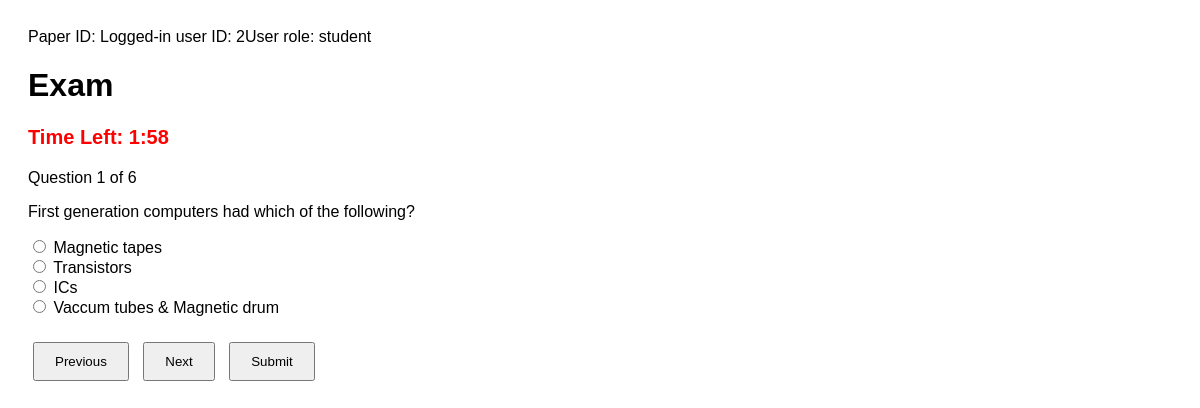
The page /Student_Allpage/exam.php?paper_id=2 (signed in) on the database its author committed.
### tables this page shows
CREATE TABLE `exam_questions` (
  `question_id` int(11) NOT NULL,
  `paper_id` int(11) DEFAULT NULL,
  `question` text NOT NULL,
  `option1` varchar(255) NOT NULL,
  `option2` varchar(255) NOT NULL,
  `option3` varchar(255) NOT NULL,
  `option4` varchar(255) NOT NULL,
  `correct_answer` varchar(255) NOT NULL
);

### Student_Allpage/exam.php (the view, shortened to what this page needs)
<?php
echo "Logged-in user ID: " . $_SESSION['user_id'];
echo "User role: " . $_SESSION['role'];
include '../config.php';
$paper_id = isset($_GET['paper_id']) ? intval($_GET['paper_id']) : 0;
$questions_query = "SELECT * FROM exam_questions WHERE paper_id = '$paper_id'";
$questions_result = mysqli_query($conn, $questions_query);
$questions = [];
while ($row = mysqli_fetch_assoc($questions_result)) {
    $questions[] = $row;
}
$total_questions = count($questions);
?>
<!DOCTYPE html>
<html lang="en">
<head>
</head>
<body>
    <h1>Exam</h1>
    <p class="timer">Time Left: <span id="timer"></span></p>
    <p>Question <span id="current_question_num">1</span> of <span
            id="total_questions"><?php echo $total_questions; ?></span></p>
    <form action="submit_exam.php?paper_id=<?php echo $paper_id; ?>" method="POST">
        <div id="questions-container">
            <?php foreach ($questions as $index => $question): ?>
                <div class="question" id="question-<?php echo $index; ?>" style="display: none;">
                    <p><?php echo $question['question']; ?></p>
                    <div class="question-options">
                        <label><input type="radio" name="answer<?php echo $index; ?>"
                                value="<?php echo $question['option1']; ?>">
                            <?php echo $question['option1']; ?></label><br>
                        <label><input type="radio" name="answer<?php echo $index; ?>"
                                value="<?php echo $question['option2']; ?>">
                            <?php echo $question['option2']; ?></label><br>
                        <label><input type="radio" name="answer<?php echo $index; ?>"
                                value="<?php echo $question['option3']; ?>">
                            <?php echo $question['option3']; ?></label><br>
                        <label><input type="radio" name="answer<?php echo $index; ?>"
                                value="<?php echo $question['option4']; ?>">
                            <?php echo $question['option4']; ?></label>
                    </div>
                </div>
            <?php endforeach; ?>
        </div>
        <div>
            <button type="button" id="prev" onclick="navigate('prev')">Previous</button>
            <button type="button" id="next" onclick="navigate('next')">Next</button>
            <button type="submit" name="action" value="submit">Submit</button>
        </div>
    </form>
</body>
</html>

### Student_Allpage/exam.php (style rules this page uses)
body { font-family: Arial, sans-serif; padding: 20px; }
.question { margin-bottom: 20px; }
.timer { font-size: 20px; font-weight: bold; color: red; }
.question-options { margin-bottom: 15px; }
button { padding: 10px 20px; margin: 5px; }

### rows shown on the page
exam_questions: question "First generation computers had which of the following?", option1 "Magnetic tapes", option2 "Transistors", option3 "ICs", option4 "Vaccum tubes & Magnetic drum"

### other values the page prints
$_SESSION['user_id'] "2"
$_SESSION['role'] "student"
$total_questions "6"
